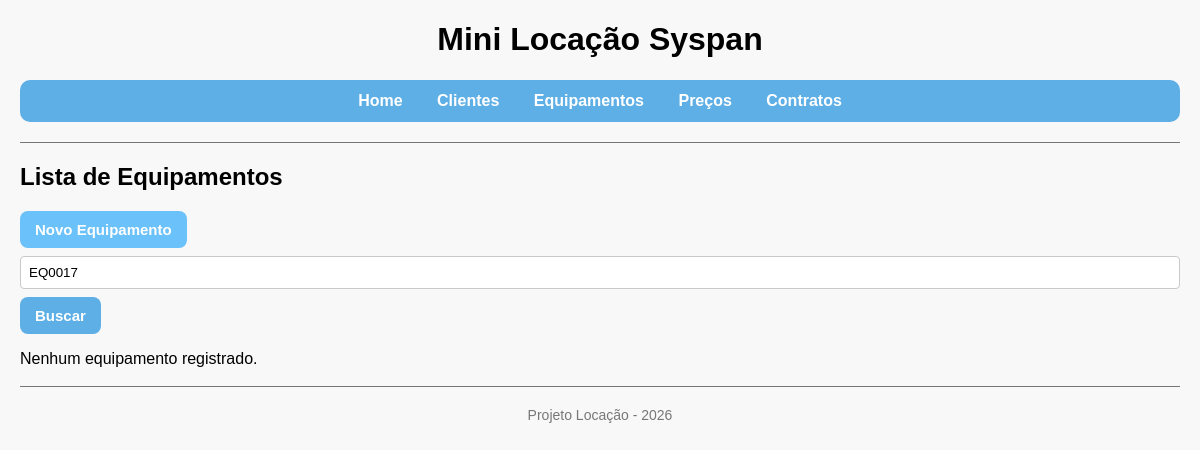
Page /projeto-locacao/equipamentos/listar.php?busca=EQ0017 on the earlier database version.
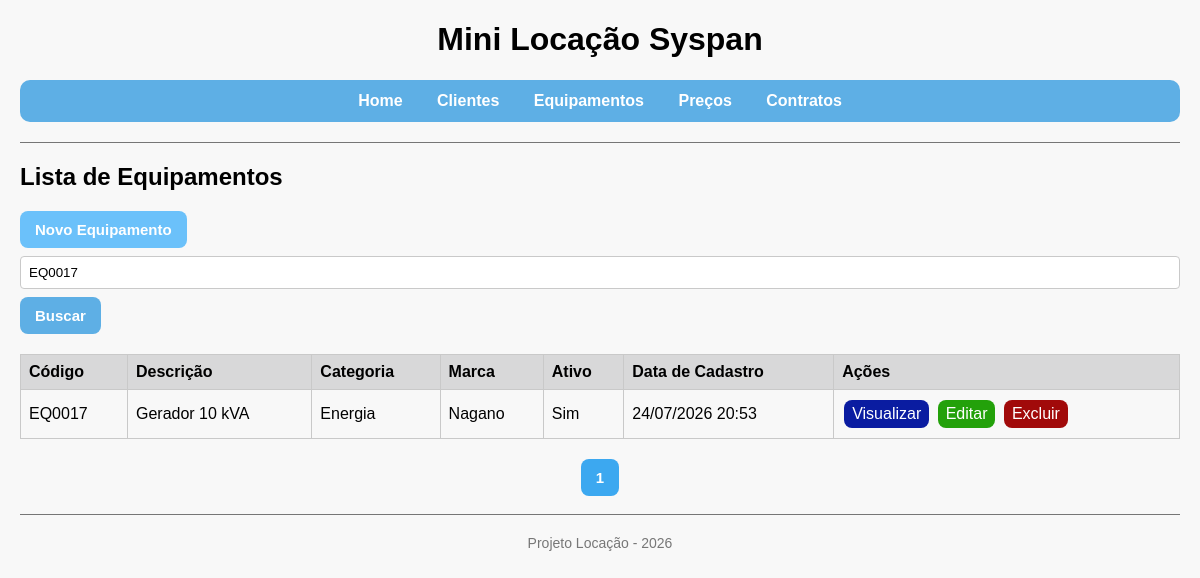
Same page on the later database version.
### tables this page shows
CREATE TABLE IF NOT EXISTS equipamentos (
 id INT AUTO_INCREMENT PRIMARY KEY,
 descricao VARCHAR(120) NOT NULL,
 diaria DECIMAL(10,2) NOT NULL,
 ativo TINYINT(1) NOT NULL DEFAULT 1,
 created_at DATETIME NOT NULL DEFAULT CURRENT_TIMESTAMP
);

### projeto-locacao/helpers.php (called while the page is built, shortened)
<?php
    function e(string $value): string {
        return htmlspecialchars($value, ENT_QUOTES | ENT_SUBSTITUTE, 'UTF-8');
    }
?>

### projeto-locacao/equipamentos/listar.php (the view)
<?php
    require_once '../conexao.php';
    require_once '../helpers.php';
    $pagina = max(1, (int)($_GET['pagina'] ?? 1));
    $registros_pagina  = 5;
    $offset = ($pagina - 1) * $registros_pagina;
    $busca  = trim($_GET['busca'] ?? '');
    $sql = 'SELECT id, codigo, descricao, categoria, marca, ativo, created_at FROM equipamentos
            WHERE codigo LIKE :busca OR descricao LIKE :busca OR categoria LIKE :busca OR marca LIKE :busca
            ORDER BY descricao ASC LIMIT :registros_pagina OFFSET :offset';
    $consulta = $pdo->prepare($sql);
    $consulta->bindValue(':busca', "%$busca%", PDO::PARAM_STR);
    $consulta->bindValue(':registros_pagina', $registros_pagina, PDO::PARAM_INT);
    $consulta->bindValue(':offset', $offset, PDO::PARAM_INT);
    $consulta->execute();
    $equipamentos = $consulta->fetchAll();
    $sql = 'SELECT COUNT(*) FROM equipamentos WHERE codigo LIKE :busca OR descricao LIKE :busca OR categoria LIKE :busca OR marca LIKE :busca';
    $consulta = $pdo->prepare($sql);
    $consulta->execute([':busca' => "%$busca%"]);
    $total_equipamentos = $consulta->fetchColumn();
    $total_paginas = max(1, ceil($total_equipamentos / $registros_pagina));
    require_once '../layout/header.php';
?>
<h2>Lista de Equipamentos</h2>
<a class="links" href="novo.php">Novo Equipamento</a>
<form method="GET">
    <input type="text" name="busca" placeholder="Pesquisar por código, descrição, categoria ou marca..." value="<?= e($busca) ?>">
    <button type="submit">Buscar</button>
</form>
<?php if(!empty($equipamentos)): ?>
    <table>
        <tr>
            <th>Código</th>
            <th>Descrição</th>
            <th>Categoria</th>
            <th>Marca</th>
            <th>Ativo</th>
            <th>Data de Cadastro</th>
            <th>Ações</th>
        </tr>
        <?php foreach($equipamentos as $row): ?>
            <tr>
                <td><?= e($row["codigo"]) ?></td>
                <td><?= e($row["descricao"]) ?></td>
                <td><?= !empty($row["categoria"]) ? e($row["categoria"]) : '-' ?></td>
                <td><?= !empty($row["marca"]) ? e($row["marca"]) : '-' ?></td>
                <td><?= $row["ativo"] ? 'Sim' : 'Não' ?></td>
                <td><?= date('d/m/Y H:i', strtotime($row["created_at"])) ?></td>
                <td>
                    <a class="botao-ver" href="ver.php?id=<?= (int)$row["id"] ?>">Visualizar</a>
                    <a class="botao-editar" href="editar.php?id=<?= (int)$row["id"] ?>">Editar</a>
                    <a class="botao-excluir" href="excluir.php?id=<?= (int)$row["id"] ?>">Excluir</a>
                </td>
            </tr>
        <?php endforeach; ?>
    </table>
    <div class="paginacao">
        <?php for($i=1; $i <= $total_paginas; $i++): ?>
            <a href="?pagina=<?= $i ?>&busca=<?= e($busca) ?>" class="<?= $i == $pagina ? 'ativa' : '' ?>"><?= $i ?></a>
        <?php endfor; ?>
    </div>
<?php else: ?>
    <p>Nenhum equipamento registrado.</p>
<?php endif; ?>
<?php require_once '../layout/footer.php'; ?>

### projeto-locacao/layout/header.php (shortened to what this page needs)
<!DOCTYPE html>
<html>
    <head>
        <link rel="stylesheet" href="/syspan-estagio-locacao/projeto-locacao/assets/css/style.css">
    </head>
    <body>
        <h1>Mini Locação Syspan</h1>
        <nav>
            <a href="/syspan-estagio-locacao/projeto-locacao/index.php">Home</a>
            <a href="/syspan-estagio-locacao/projeto-locacao/clientes/listar.php">Clientes</a>
            <a href="/syspan-estagio-locacao/projeto-locacao/equipamentos/listar.php">Equipamentos</a>
            <a href="/syspan-estagio-locacao/projeto-locacao/precos/listar.php">Preços</a>
            <a href="/syspan-estagio-locacao/projeto-locacao/contratos/listar.php">Contratos</a>
        </nav>
        <hr>

### projeto-locacao/layout/footer.php
        <hr>
        <footer>
            <p>Projeto Locação - <?= date('Y') ?></p>
        </footer>
    </body>
</html>

### projeto-locacao/assets/css/style.css (style rules this page uses)
body { font-family: "Gill Sans Extrabold", Helvetica, sans-serif; background: #f8f8f8; margin: 20px; }
h1 { text-align: center; }
nav { text-align: center; margin-bottom: 20px; background-color: #5eafe5; padding: 12px; border-radius: 10px; }
nav a { padding: 0 15px; text-decoration: none; color: #ffffff; font-weight: bold; border-radius: 10px; }
hr { margin-top: 18px; border: 0; border-top: 1px solid #767676; }
table { width: 100%; border-collapse: collapse; margin-top: 20px; overflow: hidden; border: 1px solid #c9c9c9; }
th, td { padding: 8px; text-align: left; border: 1px solid #c9c9c9; }
th { background: #d8d8d9; }
td a { padding: 5px 8px; border-radius: 8px; text-decoration: none; display: inline-block; margin: 2px; }
.botao-editar { background: #23a10a; color: white; }
.botao-excluir { background: #a10a0a; color: white; }
.botao-ver { background: #0a1ca1; color: white; }
.links { padding: 10px 15px; border-radius: 8px; text-decoration: none; background-color: #6bc1fa; color: white; font-size: 15px; font-weight: bold; display: inline-block; }
input, select, textarea { width: 100%; padding: 8px; margin: 8px 0; box-sizing: border-box; border: 1px solid #c9c9c9; border-radius: 4px; }
button { padding: 10px 15px; border: none; border-radius: 8px; background-color: #5eafe5; color: white; font-size: 15px; font-weight: bold; cursor: pointer; }
.paginacao { margin-top: 20px; text-align: center; }
.paginacao a { display: inline-flex; align-items: center; justify-content: center; padding: 10px 15px; border-radius: 8px; text-decoration: none; background-color: #6bc1fa; color: white; font-size: 15px; font-weight: bold; transition: 0.3s; }
.paginacao a.ativa { background-color: #3ca8f0; }
footer { text-align: center; font-size: 14px; margin-top: 20px; color: #777; }

Differences in the rows shown:
added equipamentos: codigo "EQ0017", descricao "Gerador 10 kVA", categoria "Energia", marca "Nagano", ativo "Sim", created_at "24/07/2026 20:53"
Other differences:
text no longer shown: "Nenhum equipamento registrado."
text now shown: "Código Descrição Categoria Marca Ativo Data de Cadastro Ações"
new list line: "1"
